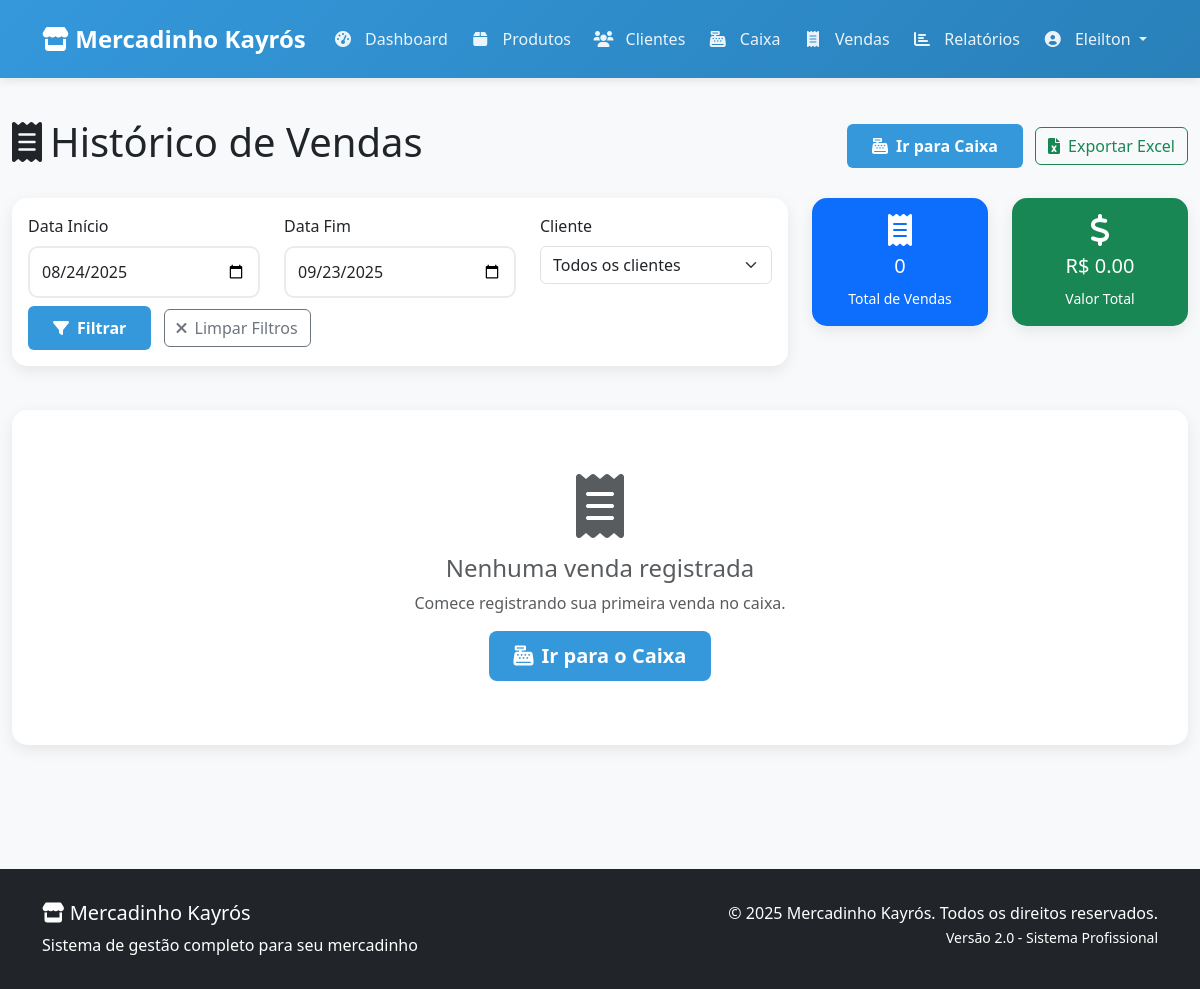
Page /vendas (signed in) on the earlier database version.
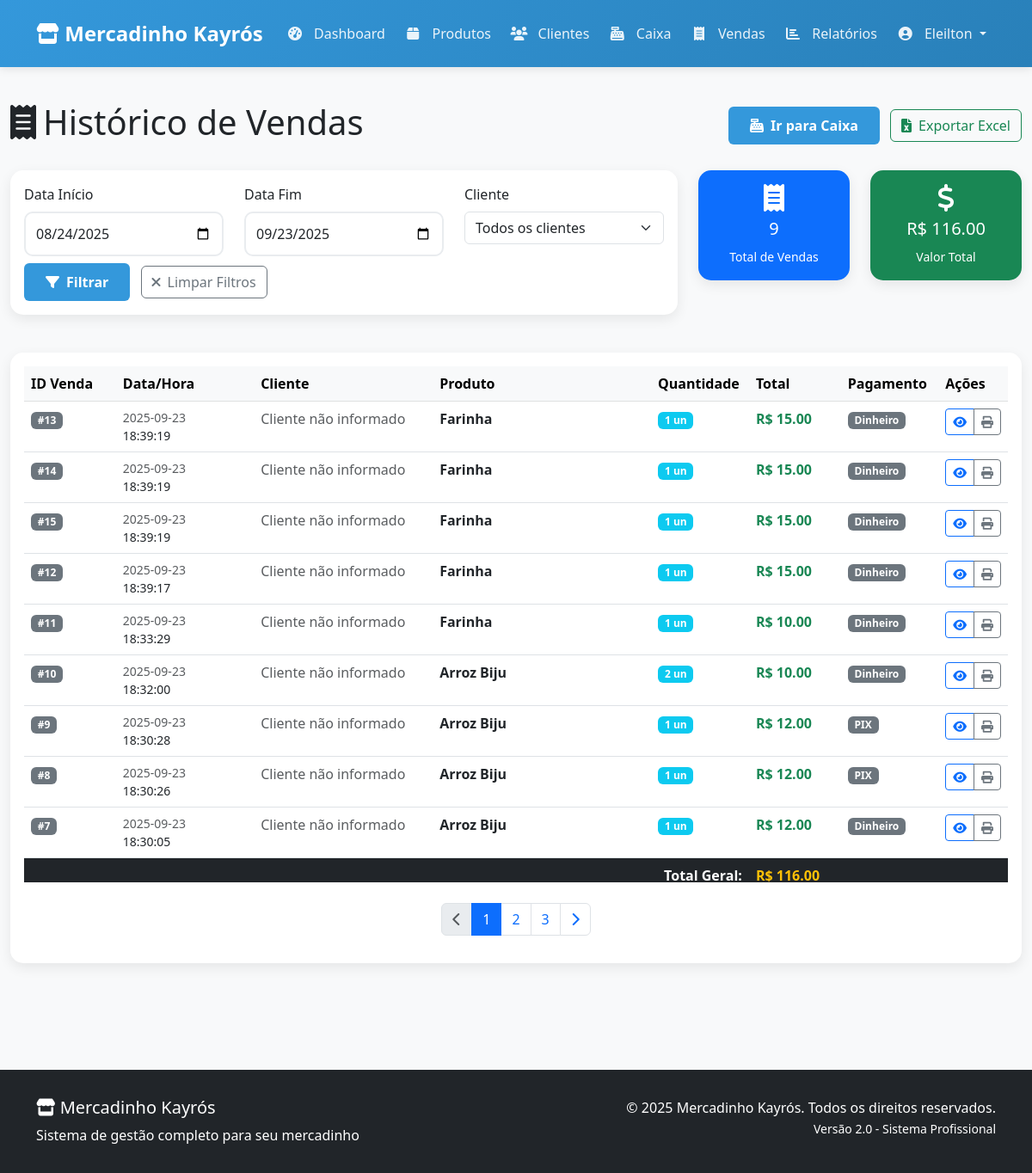
Same page on the later database version.
### tables this page shows
CREATE TABLE itens_venda (
        id INTEGER PRIMARY KEY AUTOINCREMENT,
        venda_id INTEGER NOT NULL,
        produto_id INTEGER NOT NULL,
        quantidade INTEGER NOT NULL,
        preco_unitario REAL NOT NULL,
        FOREIGN KEY (venda_id) REFERENCES vendas (id),
        FOREIGN KEY (produto_id) REFERENCES produtos (id)
    );

CREATE TABLE vendas (
        id INTEGER PRIMARY KEY AUTOINCREMENT,
        cliente_id INTEGER,
        data_venda TEXT NOT NULL,
        total REAL NOT NULL, troco REAL, forma_pagamento TEXT, valor_pago REAL,
        FOREIGN KEY (cliente_id) REFERENCES clientes (id)
    );

CREATE TABLE produtos (
        id INTEGER PRIMARY KEY AUTOINCREMENT,
        nome TEXT NOT NULL,
        preco REAL NOT NULL,
        quantidade INTEGER NOT NULL,
        codigo_barras TEXT UNIQUE
    );

### app.py (the view)
@app.route('/vendas')
@login_required
def vendas():
    try:
        vendas_historico = db.get_relatorio_vendas_detalhado()
        return render_template('vendas.html', vendas=vendas_historico)
    except Exception as e:
        flash('Erro ao carregar histórico de vendas.', 'danger')
        return render_template('vendas.html', vendas=[])

### app.py (called while the page is built)
@login_manager.user_loader
def load_user(user_id):
    try:
        return db.get_user_by_id(int(user_id))
    except (ValueError, TypeError):
        return None

@app.before_request
def before_request():
    if request.method == 'POST':
        for key, value in request.form.items():
            if len(str(value)) > 1000:
                flash('Dados enviados são muito grandes!', 'danger')
                return redirect(url_for('index'))

@app.context_processor
def inject_template_vars():
    return {
        'current_year': datetime.utcnow().year,
        'current_user': current_user
    }

### logica_banco.py (called while the page is built)
def get_user_by_id(user_id):
    db = DatabaseManager()
    if not db.connect():
        return None
    user_data = db.fetch_one("SELECT * FROM usuarios WHERE id = ?", (user_id,))
    db.disconnect()
    if user_data:
        return User(
            id=user_data['id'],
            username=user_data['username'],
            password_hash=user_data['password_hash']
        )
    return None

    def disconnect(self):
        if self.conn:
            self.conn.close()

### templates/vendas.html (shortened to what the changed rows need)
{% extends "base.html" %}
{% block content %}
<div class="container-fluid py-4">
    <div class="row mb-4">
        <div class="col-12">
            <div class="d-flex justify-content-between align-items-center">
                <h1><i class="fas fa-receipt me-2"></i>Histórico de Vendas</h1>
            </div>
        </div>
    </div>
    <div class="row mb-4">
        <div class="col-md-4">
            <div class="row">
                <div class="col-6">
                    <div class="card bg-primary text-white">
                        <div class="card-body text-center py-3">
                            <i class="fas fa-receipt fa-2x mb-2"></i>
                            <h5>{{ vendas|length }}</h5>
                            <small>Total de Vendas</small>
                        </div>
                    </div>
                </div>
                <div class="col-6">
                    <div class="card bg-success text-white">
                        <div class="card-body text-center py-3">
                            <i class="fas fa-dollar-sign fa-2x mb-2"></i>
                            <h5>R$ {{ "%.2f"|format(vendas|sum(attribute='total') if vendas else 0) }}</h5>
                            <small>Valor Total</small>
                        </div>
                    </div>
                </div>
            </div>
        </div>
    </div>
    <div class="card">
        <div class="card-body">
            {% if vendas %}
            <div class="table-responsive">
                <table class="table table-hover" id="tabela-vendas">
                    <thead class="table-light">
                        <tr>
                            <th width="10%">ID Venda</th>
                            <th width="15%">Data/Hora</th>
                            <th width="20%">Cliente</th>
                            <th width="25%">Produto</th>
                            <th width="10%">Quantidade</th>
                            <th width="10%">Total</th>
                            <th width="10%">Pagamento</th>
                            <th width="10%">Ações</th>
                        </tr>
                    </thead>
                    <tbody>
                        {% for venda in vendas %}
                        <tr>
                            <td>
                                <span class="badge bg-secondary">#{{ venda.id }}</span>
                            </td>
                            <td>
                                <div class="d-flex flex-column">
                                    <small class="text-muted">{{ venda.data_venda.split(' ')[0] if venda.data_venda else 'N/A' }}</small>
                                    <small>{{ venda.data_venda.split(' ')[1] if venda.data_venda and ' ' in venda.data_venda else '' }}</small>
                                </div>
                            </td>
                            <td>
                                {% if venda.cliente_nome and venda.cliente_nome != 'N/A' %}
                                <div class="d-flex align-items-center">
                                    <i class="fas fa-user text-muted me-2"></i>
                                    <span>{{ venda.cliente_nome }}</span>
                                </div>
                                {% else %}
                                <span class="text-muted">Cliente não informado</span>
                                {% endif %}
                            </td>
                            <td>
                                <span class="fw-bold">{{ venda.produto_nome or 'N/A' }}</span>
                            </td>
                            <td>
                                <span class="badge bg-info">{{ venda.quantidade or 0 }} un</span>
                            </td>
                            <td>
                                <span class="fw-bold text-success">R$ {{ "%.2f"|format(venda.total or 0) }}</span>
                            </td>
                            <td>
                                <span class="badge bg-secondary">{{ venda.forma_pagamento or 'N/A' }}</span>
                            </td>
                            <td>
                                <div class="btn-group">
                                    <button class="btn btn-sm btn-outline-primary"
                                            data-bs-toggle="tooltip"
                                            title="Ver detalhes"
                                            onclick="verDetalhesVenda({{ venda.id }})">
                                        <i class="fas fa-eye"></i>
                                    </button>
                                    <button class="btn btn-sm btn-outline-secondary"
                                            data-bs-toggle="tooltip"
                                            title="Imprimir recibo"
                                            onclick="imprimirRecibo({{ venda.id }})">
                                        <i class="fas fa-print"></i>
                                    </button>
                                </div>
                            </td>
                        </tr>
                        {% endfor %}
                    </tbody>
                    <tfoot class="table-dark">
                        <tr>
                            <td colspan="5" class="text-end"><strong>Total Geral:</strong></td>
                            <td class="fw-bold text-warning">R$ {{ "%.2f"|format(vendas|sum(attribute='total') if vendas else 0) }}</td>
                            <td colspan="2"></td>
                        </tr>
                    </tfoot>
                </table>
            </div>
            <nav aria-label="Navegação de vendas" class="mt-4">
                <ul class="pagination justify-content-center">
                    <li class="page-item disabled">
                        <a class="page-link" href="#" tabindex="-1">
                            <i class="fas fa-chevron-left"></i>
                        </a>
                    </li>
                    <li class="page-item active"><a class="page-link" href="#">1</a></li>
                    <li class="page-item"><a class="page-link" href="#">2</a></li>
                    <li class="page-item"><a class="page-link" href="#">3</a></li>
                    <li class="page-item">
                        <a class="page-link" href="#">
                            <i class="fas fa-chevron-right"></i>
                        </a>
                    </li>
                </ul>
            </nav>
            {% else %}
            <div class="text-center py-5">
                <i class="fas fa-receipt fa-4x text-muted mb-3"></i>
                <h4 class="text-muted">Nenhuma venda registrada</h4>
                <p class="text-muted">Comece registrando sua primeira venda no caixa.</p>
                <a href="{{ url_for('caixa') }}" class="btn btn-primary btn-lg">
                    <i class="fas fa-cash-register me-2"></i>Ir para o Caixa
                </a>
            </div>
            {% endif %}
        </div>
    </div>
</div>
{% endblock %}

Differences in the rows shown:
added itens_venda: id "13", data_venda "2025-09-23", data_venda "18:39:19", nome "Farinha", quantidade "1", forma_pagamento "Dinheiro"
added vendas: total "15.00"
added itens_venda: id "14", data_venda "2025-09-23", data_venda "18:39:19", nome "Farinha", quantidade "1", forma_pagamento "Dinheiro"
added vendas: total "15.00"
added itens_venda: id "15", data_venda "2025-09-23", data_venda "18:39:19", nome "Farinha", quantidade "1", forma_pagamento "Dinheiro"
added vendas: total "15.00"
added itens_venda: id "12", data_venda "2025-09-23", data_venda "18:39:17", nome "Farinha", quantidade "1", forma_pagamento "Dinheiro"
added vendas: total "15.00"
added itens_venda: id "11", data_venda "2025-09-23", data_venda "18:33:29", nome "Farinha", quantidade "1", forma_pagamento "Dinheiro"
added vendas: total "10.00"
added itens_venda: id "10", data_venda "2025-09-23", data_venda "18:32:00", nome "Arroz Biju", quantidade "2", forma_pagamento "Dinheiro"
added vendas: total "10.00"
added itens_venda: id "9", data_venda "2025-09-23", data_venda "18:30:28", nome "Arroz Biju", quantidade "1", forma_pagamento "PIX"
added vendas: total "12.00"
added itens_venda: id "8", data_venda "2025-09-23", data_venda "18:30:26", nome "Arroz Biju", quantidade "1", forma_pagamento "PIX"
added vendas: total "12.00"
added itens_venda: id "7", data_venda "2025-09-23", data_venda "18:30:05", nome "Arroz Biju", quantidade "1", forma_pagamento "Dinheiro"
added vendas: total "12.00"
Other differences:
{{ vendas|length }}: "0" → "9"
{{ "%.2f"|format(vendas|sum(attribute='total') if vendas else 0) }}: "0.00" → "116.00"
{{ "%.2f"|format(vendas|sum(attribute='total') if vendas else 0) }}: (not shown) → "116.00"
text no longer shown: "Nenhuma venda registrada Comece registrando sua primeira venda no caixa. Ir para o Caixa"
text now shown: "ID Venda Data/Hora Cliente Produto Quantidade Total Pagamento Ações Total Geral: R$ 1 2 3"
